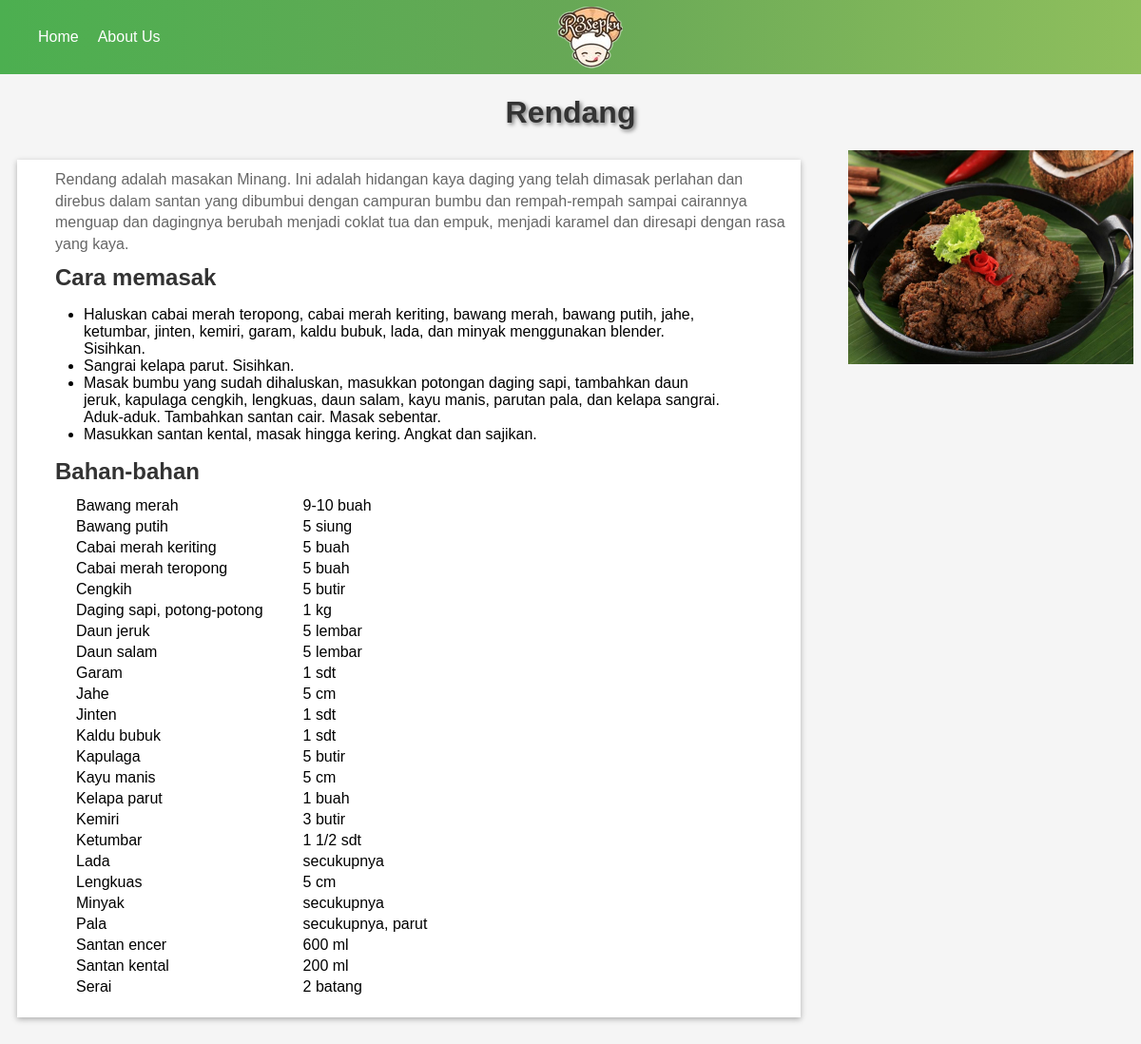
Screenshot of /Resep.php?id=4 with the database file from the repository.
### tables this page shows
CREATE TABLE `resep` (
  `id_resep` int(11) NOT NULL,
  `judul` varchar(100) NOT NULL,
  `deskripsi` text DEFAULT NULL,
  `gambar` varchar(255) DEFAULT NULL
);

CREATE TABLE `langkah` (
  `id_langkah` int(11) NOT NULL,
  `id_resep` int(11) DEFAULT NULL,
  `nomor_langkah` int(11) DEFAULT NULL,
  `deskripsi` text DEFAULT NULL
);

CREATE TABLE `resep_bahan` (
  `id_resep` int(11) NOT NULL,
  `nama_bahan` varchar(100) NOT NULL,
  `jumlah_satuan` varchar(100) DEFAULT NULL
);

### functions.php (called while the page is built)
<?php
$host = '0.tcp.ap.ngrok.io:11387';
$username = 'root';
$password = '';
$database = 'phpdasar';
$conn = mysqli_connect($host, $username, $password, $database);
function query($tableName) {
    global $conn;
    $query = "SELECT * FROM " . $tableName;
    $result = mysqli_query($conn, $query);
    $rows = [];
    while ($row = mysqli_fetch_assoc($result)) {
        $rows[] = $row;
    }
    return $rows;
}function query1($tableName, $id) {
    global $conn;
    $query = "SELECT * FROM  $tableName WHERE id_resep =  $id";
    $result = mysqli_query($conn, $query);
    $rows = [];
    while ($row = mysqli_fetch_assoc($result)) {
        $rows[] = $row;
    }
    return $rows;
}
function query2($tableName, $id) {
    global $conn;
    $query = "SELECT * FROM $tableName WHERE id_resep = $id";
    $result = mysqli_query($conn, $query);
    $row = mysqli_fetch_assoc($result);
    return $row;
}
?>

### Resep.php (the view, shortened to what this page needs)
<?php
require 'functions.php';
$id = $_GET["id"];
$resep = query2("resep","$id");
$bahan = query1("resep_bahan","$id");
$langkah = query1("langkah","$id");
?>
<!DOCTYPE html>
<html>
<head>
  <link rel="stylesheet" href="Resep.css">
</head>
<header>
    <div class="logo">
    </div>
    <div class="logo">
      <img onclick="goToHome()" src="Chef.png" alt="Logo">
    </div>
    <nav>
      <ul>
        <li><a onclick="goToHome()" class="btn" id="home-btn">Home</a>
        </li>
        <li><a href="index.php#about-us" class="btn">About Us</a>
        </li>
      </ul>
    </nav>
  </header>
<body>
  <h1><?= $resep["judul"]; ?></h1>
  <div class="card-container">
    <div class="content">
      <div class= "deskripsi"> <p><?=$resep["deskripsi"];?></p></div>
      <h2>Cara memasak</h2>
      <ul>
        <?php foreach ($langkah as $lkh) : ?>
        <li><?= $lkh["deskripsi"] ?></li>
        <?endforeach; ?>
      </ul>
      <h2>Bahan-bahan</h2>
      <table>
        <tbody>
          <?php foreach ($bahan as $bhn) : ?>
        <tr>
          <td><?= $bhn["nama_bahan"] ?></td>
          <td><?= $bhn["jumlah_satuan"] ?></td>
        </tr>
          <?php endforeach; ?>
        </tbody>
      </table>
    </div>
    <div class="sidebar">
      <img src="gambar/<?= $resep["gambar"] ?>" alt="<?= $row["judul"] ?>">
    </div>
  </div>
</body>
</html>

### Resep.css (style rules this page uses)
body { font-family: Arial, sans-serif; }
.content { flex-grow: 1; padding-left: 30px; }
.sidebar { width: 300px; margin-left: 20px; }
.sidebar img { width: 100%; height: auto; }
table tr td { padding-left: 30px; padding-right: 10px; }
table { margin-bottom: 20px; }
header { display: flex; justify-content: space-between; align-items: center; background-image: linear-gradient(to right, #4CAF50 0%, #67A856 50%, #8fbf5d 100%); color: #C3C3C3; position: fixed; top: 0; left: 0; right: 0; z-index: 1; }
header img { max-width: 100%; height: auto; }
.logo { padding-top: 5px; padding-left: 40px; max-width: 100%; max-height: 100%; object-fit: contain; position: absolute; top: 50%; left: 50%; transform: translate(-50%, -50%); cursor: pointer; }
nav ul { display: flex; list-style: none; margin-top: 30px; margin: 30px; padding: 0; margin-right: 10px; }
nav ul li a { color: #fff; padding: 10px; text-decoration: none; cursor: pointer; }
body { background-color: #F5F5F5; font-family: Arial, sans-serif; }
h1 { margin-top: 100px; color: #333333; text-align: center; text-shadow: 2px 2px 4px rgba(0, 0, 0, 0.5); font-family: 'Arial', cursive, sans-serif; }
.card-container { display: flex; grid-gap: 20px; flex-wrap: wrap; justify-content: center; align-items: flex-start; margin: 20px auto; max-width: 1200px; justify-content: space-between; }
.content { background-color: #FFFFFF; box-shadow: 0px 2px 6px rgba(0, 0, 0, 0.3); margin: 10px; width: 225px; overflow: hidden; flex-basis: 225px; }
.content h2 { color: #333333; font-size: 24px; margin: 10px; }
.content p { color: #666666; font-size: 16px; margin: 10px; line-height: 1.4; }
.content ul li { padding-right: 10%; }

### rows the page displays
resep: judul "Rendang", deskripsi "Rendang adalah masakan Minang. Ini adalah hidangan kaya daging yang telah dimasak perlahan dan direbus dalam santan yang dibumbui dengan campuran bumbu dan rempah-rempah sampai cairannya menguap dan dagingnya berubah menjadi coklat tua dan empuk, menjadi karamel dan diresapi dengan rasa yang kaya.", gambar (picture)
langkah: deskripsi "Haluskan cabai merah teropong, cabai merah keriting, bawang merah, bawang putih, jahe, ketumbar, jinten, kemiri, garam, kaldu bubuk, lada, dan minyak menggunakan blender. Sisihkan."
langkah: deskripsi "Sangrai kelapa parut. Sisihkan."
langkah: deskripsi "Masak bumbu yang sudah dihaluskan, masukkan potongan daging sapi, tambahkan daun jeruk, kapulaga cengkih, lengkuas, daun salam, kayu manis, parutan pala, dan kelapa sangrai. Aduk-aduk. Tambahkan santan cair. Masak sebentar."
langkah: deskripsi "Masukkan santan kental, masak hingga kering. Angkat dan sajikan."
resep_bahan: nama_bahan "Bawang merah", jumlah_satuan "9-10 buah"
resep_bahan: nama_bahan "Bawang putih", jumlah_satuan "5 siung"
resep_bahan: nama_bahan "Cabai merah keriting", jumlah_satuan "5 buah"
resep_bahan: nama_bahan "Cabai merah teropong", jumlah_satuan "5 buah"
resep_bahan: nama_bahan "Cengkih", jumlah_satuan "5 butir"
resep_bahan: nama_bahan "Daging sapi, potong-potong", jumlah_satuan "1 kg"
resep_bahan: nama_bahan "Daun jeruk", jumlah_satuan "5 lembar"
resep_bahan: nama_bahan "Daun salam", jumlah_satuan "5 lembar"
resep_bahan: nama_bahan "Garam", jumlah_satuan "1 sdt"
resep_bahan: nama_bahan "Jahe", jumlah_satuan "5 cm"
resep_bahan: nama_bahan "Jinten", jumlah_satuan "1 sdt"
resep_bahan: nama_bahan "Kaldu bubuk", jumlah_satuan "1 sdt"
resep_bahan: nama_bahan "Kapulaga", jumlah_satuan "5 butir"
resep_bahan: nama_bahan "Kayu manis", jumlah_satuan "5 cm"
resep_bahan: nama_bahan "Kelapa parut", jumlah_satuan "1 buah"
resep_bahan: nama_bahan "Kemiri", jumlah_satuan "3 butir"
resep_bahan: nama_bahan "Ketumbar", jumlah_satuan "1 1/2 sdt"
resep_bahan: nama_bahan "Lada", jumlah_satuan "secukupnya"
resep_bahan: nama_bahan "Lengkuas", jumlah_satuan "5 cm"
resep_bahan: nama_bahan "Minyak", jumlah_satuan "secukupnya"
resep_bahan: nama_bahan "Pala", jumlah_satuan "secukupnya, parut"
resep_bahan: nama_bahan "Santan encer", jumlah_satuan "600 ml"
resep_bahan: nama_bahan "Santan kental", jumlah_satuan "200 ml"
resep_bahan: nama_bahan "Serai", jumlah_satuan "2 batang"
